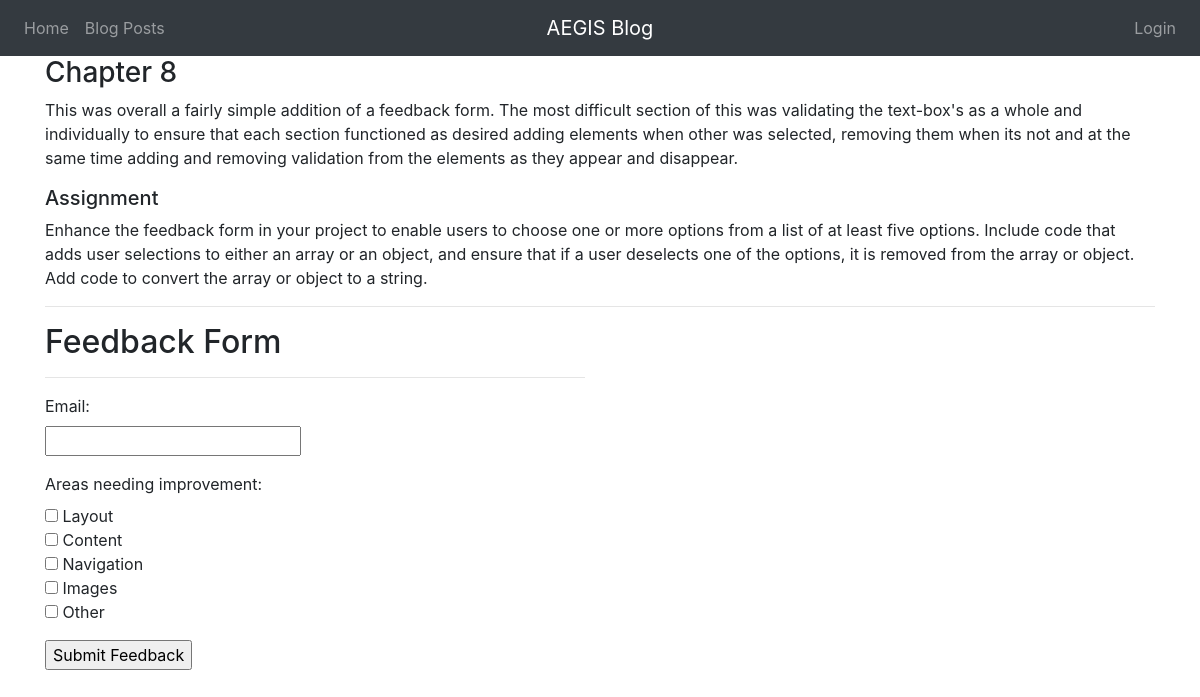
Screenshot of /blog/chapter/8 with the database file from the repository.
### blog/models.py (models this page shows, shortened)
class Posts(models.Model):
    title = models.CharField(max_length=200)
    body = models.TextField(default="")
    page_number = models.ForeignKey(Pages, default=None, on_delete=models.CASCADE, unique=True)
    created_at = models.DateTimeField(default=timezone.now(), blank=True)
    assignment = models.TextField()
    class Meta:
        verbose_name_plural = "posts"

### blog/views.py (the view)
# urls.py: path('blog/chapter/<page>', views.chapter),
def chapter(request, page):
    posts = Posts.objects.filter(page_number__page_number=page)
    context = {
    'posts': posts,
    'body': "body stuff",
    }
    return render(request, 'blog/ch{}.html'.format(page), context)

### blog/templates/blog/ch8.html (shortened to what this page needs)
{% extends 'blog/layout.html' %}
{% block content %}
{% include 'blog/context.html' %}
<div class="row">
  <div class="col-6">
  <h2>Feedback Form</h2>
  <hr>
   <form onsubmit="event.preventDefault(); submitForm();">
    <p>
      <label for="text-box">Email: </label><br>
      <input type="text" id="text-box" name="text-box">
    </p>
    <p id="checkbox-group">
    <label for="checkBoxs">Areas needing improvement: </label><br>
    <input class="checkBoxs" type="checkbox" name="layout-box" value="Layout"> Layout<br/>
    <input class="checkBoxs" type="checkbox" name="content-box" value="Content"> Content<br/>
    <input class="checkBoxs" type="checkbox" name="navigation-box" value="Navigation"> Navigation<br/>
    <input class="checkBoxs" type="checkbox" name="images-box" value="Images"> Images<br/>
    <input class="checkBoxs" type="checkbox" name="other-box" value="Other:" id='other'> Other<br />
    </p>
    <p>
      <input type="submit" value="Submit Feedback" name="submit-button" id="submit-button">
    </p>
  </form>
  </div>
</div>
{% endblock %}

### blog/templates/blog/context.html
{% for post in posts %}
<h3>{{ post.title }}</h3>
<p>{{ post.body }}</p>
<h5>Assignment</h5>
<p>{{ post.assignment }}</p>
<hr>
{% endfor %}

### blog/static/blog/styles/styles.css (style rules this page uses)
html, body { height: 100%; margin: 0; padding: 0; }

### rows the page displays
Posts: title "Chapter 8", body "This was overall a fairly simple addition of a feedback form. The most difficult section of this was validating the text-box's as a whole and individually to ensure that each section functioned as desired adding elements when other was selected, removing them when its not and at the same time adding and removing validation from the elements as they appear and disappear.", assignment "Enhance the feedback form in your project to enable users to choose one or more options from a list of at least five options. Include code that adds user selections to either an array or an object, and ensure that if a user deselects one of the options, it is removed from the array or object. Add code to convert the array or object to a string."
